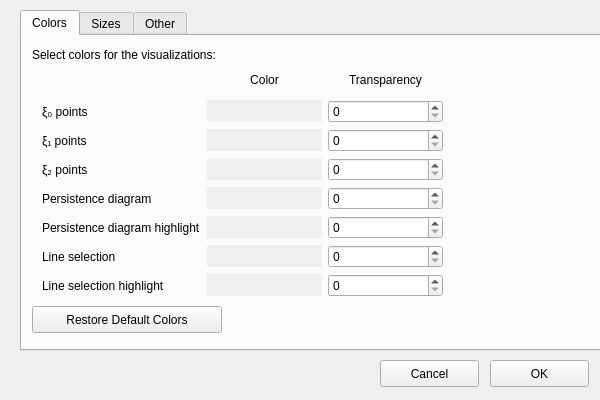
<?xml version="1.0" encoding="UTF-8"?>
<ui version="4.0">
 <class>ConfigureDialog</class>
 <widget class="QDialog" name="ConfigureDialog">
  <property name="geometry">
   <rect>
    <x>0</x>
    <y>0</y>
    <width>600</width>
    <height>400</height>
   </rect>
  </property>
  <property name="windowTitle">
   <string>Configure RIVET</string>
  </property>
  <widget class="QTabWidget" name="tabWidget">
   <property name="geometry">
    <rect>
     <x>20</x>
     <y>10</y>
     <width>581</width>
     <height>341</height>
    </rect>
   </property>
   <property name="currentIndex">
    <number>0</number>
   </property>
   <widget class="QWidget" name="colorsTab">
    <attribute name="title">
     <string>Colors</string>
    </attribute>
    <widget class="QLabel" name="label">
     <property name="geometry">
      <rect>
       <x>10</x>
       <y>10</y>
       <width>511</width>
       <height>17</height>
      </rect>
     </property>
     <property name="text">
      <string>Select colors for the visualizations:</string>
     </property>
    </widget>
    <widget class="QWidget" name="gridLayoutWidget">
     <property name="geometry">
      <rect>
       <x>20</x>
       <y>30</y>
       <width>401</width>
       <height>231</height>
      </rect>
     </property>
     <layout class="QGridLayout" name="gridLayout_2">
      <item row="1" column="2">
       <widget class="QPushButton" name="xi0colorButton">
        <property name="toolTip">
         <string>click to change color</string>
        </property>
        <property name="statusTip">
         <string/>
        </property>
        <property name="autoFillBackground">
         <bool>true</bool>
        </property>
        <property name="styleSheet">
         <string notr="true"/>
        </property>
        <property name="text">
         <string/>
        </property>
        <property name="flat">
         <bool>true</bool>
        </property>
       </widget>
      </item>
      <item row="2" column="1">
       <widget class="QLabel" name="xi1colorLabel">
        <property name="text">
         <string>ξ₁ points</string>
        </property>
       </widget>
      </item>
      <item row="1" column="1">
       <widget class="QLabel" name="xi0colorLabel">
        <property name="text">
         <string>ξ₀ points</string>
        </property>
       </widget>
      </item>
      <item row="5" column="1">
       <widget class="QLabel" name="persistenceHighlightColorLabel">
        <property name="text">
         <string>Persistence diagram highlight</string>
        </property>
       </widget>
      </item>
      <item row="6" column="1">
       <widget class="QLabel" name="lineColorLabel">
        <property name="text">
         <string>Line selection</string>
        </property>
       </widget>
      </item>
      <item row="4" column="1">
       <widget class="QLabel" name="persistenceColorLabel">
        <property name="text">
         <string>Persistence diagram</string>
        </property>
       </widget>
      </item>
      <item row="7" column="1">
       <widget class="QLabel" name="lineHighlightColorLabel">
        <property name="text">
         <string>Line selection highlight</string>
        </property>
       </widget>
      </item>
      <item row="2" column="2">
       <widget class="QPushButton" name="xi1colorButton">
        <property name="toolTip">
         <string>click to change color</string>
        </property>
        <property name="autoFillBackground">
         <bool>true</bool>
        </property>
        <property name="styleSheet">
         <string notr="true"/>
        </property>
        <property name="text">
         <string/>
        </property>
        <property name="flat">
         <bool>true</bool>
        </property>
       </widget>
      </item>
      <item row="4" column="2">
       <widget class="QPushButton" name="persistenceColorButton">
        <property name="toolTip">
         <string>click to change color</string>
        </property>
        <property name="autoFillBackground">
         <bool>true</bool>
        </property>
        <property name="styleSheet">
         <string notr="true"/>
        </property>
        <property name="text">
         <string/>
        </property>
        <property name="flat">
         <bool>true</bool>
        </property>
       </widget>
      </item>
      <item row="5" column="2">
       <widget class="QPushButton" name="persistenceHighlightColorButton">
        <property name="toolTip">
         <string>click to change color</string>
        </property>
        <property name="autoFillBackground">
         <bool>true</bool>
        </property>
        <property name="styleSheet">
         <string notr="true"/>
        </property>
        <property name="text">
         <string/>
        </property>
        <property name="flat">
         <bool>true</bool>
        </property>
       </widget>
      </item>
      <item row="6" column="2">
       <widget class="QPushButton" name="lineColorButton">
        <property name="toolTip">
         <string>click to change color</string>
        </property>
        <property name="autoFillBackground">
         <bool>true</bool>
        </property>
        <property name="styleSheet">
         <string notr="true"/>
        </property>
        <property name="text">
         <string/>
        </property>
        <property name="flat">
         <bool>true</bool>
        </property>
       </widget>
      </item>
      <item row="7" column="2">
       <widget class="QPushButton" name="lineHighlightColorButton">
        <property name="toolTip">
         <string>click to change color</string>
        </property>
        <property name="autoFillBackground">
         <bool>true</bool>
        </property>
        <property name="styleSheet">
         <string notr="true"/>
        </property>
        <property name="text">
         <string/>
        </property>
        <property name="flat">
         <bool>true</bool>
        </property>
       </widget>
      </item>
      <item row="1" column="3">
       <widget class="QSpinBox" name="xi0spinBox">
        <property name="sizePolicy">
         <sizepolicy hsizetype="Preferred" vsizetype="Preferred">
          <horstretch>0</horstretch>
          <verstretch>0</verstretch>
         </sizepolicy>
        </property>
        <property name="minimumSize">
         <size>
          <width>60</width>
          <height>0</height>
         </size>
        </property>
        <property name="toolTip">
         <string>0 is fully transparent, 255 is fully opaque</string>
        </property>
        <property name="maximum">
         <number>255</number>
        </property>
       </widget>
      </item>
      <item row="5" column="3">
       <widget class="QSpinBox" name="persistenceHighlightSpinBox">
        <property name="sizePolicy">
         <sizepolicy hsizetype="Preferred" vsizetype="Preferred">
          <horstretch>0</horstretch>
          <verstretch>0</verstretch>
         </sizepolicy>
        </property>
        <property name="minimumSize">
         <size>
          <width>60</width>
          <height>0</height>
         </size>
        </property>
        <property name="toolTip">
         <string>0 is fully transparent, 255 is fully opaque</string>
        </property>
        <property name="maximum">
         <number>255</number>
        </property>
       </widget>
      </item>
      <item row="6" column="3">
       <widget class="QSpinBox" name="lineSpinBox">
        <property name="sizePolicy">
         <sizepolicy hsizetype="Preferred" vsizetype="Preferred">
          <horstretch>0</horstretch>
          <verstretch>0</verstretch>
         </sizepolicy>
        </property>
        <property name="minimumSize">
         <size>
          <width>60</width>
          <height>0</height>
         </size>
        </property>
        <property name="toolTip">
         <string>0 is fully transparent, 255 is fully opaque</string>
        </property>
        <property name="maximum">
         <number>255</number>
        </property>
       </widget>
      </item>
      <item row="4" column="3">
       <widget class="QSpinBox" name="persistenceSpinBox">
        <property name="sizePolicy">
         <sizepolicy hsizetype="Preferred" vsizetype="Preferred">
          <horstretch>0</horstretch>
          <verstretch>0</verstretch>
         </sizepolicy>
        </property>
        <property name="minimumSize">
         <size>
          <width>60</width>
          <height>0</height>
         </size>
        </property>
        <property name="toolTip">
         <string>0 is fully transparent, 255 is fully opaque</string>
        </property>
        <property name="maximum">
         <number>255</number>
        </property>
       </widget>
      </item>
      <item row="2" column="3">
       <widget class="QSpinBox" name="xi1spinBox">
        <property name="sizePolicy">
         <sizepolicy hsizetype="Preferred" vsizetype="Preferred">
          <horstretch>0</horstretch>
          <verstretch>0</verstretch>
         </sizepolicy>
        </property>
        <property name="minimumSize">
         <size>
          <width>60</width>
          <height>0</height>
         </size>
        </property>
        <property name="toolTip">
         <string>0 is fully transparent, 255 is fully opaque</string>
        </property>
        <property name="maximum">
         <number>255</number>
        </property>
       </widget>
      </item>
      <item row="7" column="3">
       <widget class="QSpinBox" name="lineHighlightSpinBox">
        <property name="sizePolicy">
         <sizepolicy hsizetype="Preferred" vsizetype="Preferred">
          <horstretch>0</horstretch>
          <verstretch>0</verstretch>
         </sizepolicy>
        </property>
        <property name="minimumSize">
         <size>
          <width>60</width>
          <height>0</height>
         </size>
        </property>
        <property name="toolTip">
         <string>0 is fully transparent, 255 is fully opaque</string>
        </property>
        <property name="maximum">
         <number>255</number>
        </property>
       </widget>
      </item>
      <item row="0" column="2">
       <widget class="QLabel" name="colorLabel">
        <property name="text">
         <string>Color</string>
        </property>
        <property name="alignment">
         <set>Qt::AlignCenter</set>
        </property>
       </widget>
      </item>
      <item row="0" column="3">
       <widget class="QLabel" name="colorLabel_2">
        <property name="text">
         <string>Transparency</string>
        </property>
        <property name="alignment">
         <set>Qt::AlignCenter</set>
        </property>
       </widget>
      </item>
      <item row="3" column="1">
       <widget class="QLabel" name="xi2colorLabel">
        <property name="text">
         <string>ξ₂ points</string>
        </property>
       </widget>
      </item>
      <item row="3" column="2">
       <widget class="QPushButton" name="xi2colorButton">
        <property name="toolTip">
         <string>click to change color</string>
        </property>
        <property name="autoFillBackground">
         <bool>true</bool>
        </property>
        <property name="styleSheet">
         <string notr="true"/>
        </property>
        <property name="text">
         <string/>
        </property>
        <property name="flat">
         <bool>true</bool>
        </property>
       </widget>
      </item>
      <item row="3" column="3">
       <widget class="QSpinBox" name="xi2spinBox">
        <property name="sizePolicy">
         <sizepolicy hsizetype="Preferred" vsizetype="Preferred">
          <horstretch>0</horstretch>
          <verstretch>0</verstretch>
         </sizepolicy>
        </property>
        <property name="minimumSize">
         <size>
          <width>60</width>
          <height>0</height>
         </size>
        </property>
        <property name="toolTip">
         <string>0 is fully transparent, 255 is fully opaque</string>
        </property>
        <property name="maximum">
         <number>255</number>
        </property>
       </widget>
      </item>
     </layout>
    </widget>
    <widget class="QPushButton" name="defaultColorsButton">
     <property name="geometry">
      <rect>
       <x>10</x>
       <y>270</y>
       <width>190</width>
       <height>27</height>
      </rect>
     </property>
     <property name="text">
      <string>Restore Default Colors</string>
     </property>
    </widget>
   </widget>
   <widget class="QWidget" name="tab">
    <attribute name="title">
     <string>Sizes</string>
    </attribute>
    <widget class="QLabel" name="dotSizeLabel">
     <property name="geometry">
      <rect>
       <x>10</x>
       <y>10</y>
       <width>221</width>
       <height>17</height>
      </rect>
     </property>
     <property name="text">
      <string>Radius for unit dots, in pixels:</string>
     </property>
    </widget>
    <widget class="QLabel" name="bettiDotSizeLabel">
     <property name="geometry">
      <rect>
       <x>100</x>
       <y>45</y>
       <width>331</width>
       <height>17</height>
      </rect>
     </property>
     <property name="text">
      <string>support points of multigraded Betti numbers</string>
     </property>
    </widget>
    <widget class="QLabel" name="persistenceDotSizeLabel">
     <property name="geometry">
      <rect>
       <x>100</x>
       <y>75</y>
       <width>291</width>
       <height>17</height>
      </rect>
     </property>
     <property name="text">
      <string>persistence diagram dots</string>
     </property>
    </widget>
    <widget class="QSpinBox" name="bettiDotSpinBox">
     <property name="geometry">
      <rect>
       <x>30</x>
       <y>40</y>
       <width>61</width>
       <height>27</height>
      </rect>
     </property>
     <property name="minimum">
      <number>1</number>
     </property>
    </widget>
    <widget class="QSpinBox" name="persistenceDotSpinBox">
     <property name="geometry">
      <rect>
       <x>30</x>
       <y>70</y>
       <width>61</width>
       <height>27</height>
      </rect>
     </property>
     <property name="minimum">
      <number>1</number>
     </property>
    </widget>
    <widget class="QPushButton" name="defaultSizesButton">
     <property name="geometry">
      <rect>
       <x>10</x>
       <y>270</y>
       <width>190</width>
       <height>27</height>
      </rect>
     </property>
     <property name="text">
      <string>Restore Default Sizes</string>
     </property>
    </widget>
   </widget>
   <widget class="QWidget" name="tab_2">
    <attribute name="title">
     <string>Other</string>
    </attribute>
   </widget>
  </widget>
  <widget class="QPushButton" name="okButton">
   <property name="enabled">
    <bool>true</bool>
   </property>
   <property name="geometry">
    <rect>
     <x>490</x>
     <y>360</y>
     <width>99</width>
     <height>27</height>
    </rect>
   </property>
   <property name="text">
    <string>OK</string>
   </property>
  </widget>
  <widget class="QPushButton" name="cancelButton">
   <property name="geometry">
    <rect>
     <x>380</x>
     <y>360</y>
     <width>99</width>
     <height>27</height>
    </rect>
   </property>
   <property name="text">
    <string>Cancel</string>
   </property>
  </widget>
 </widget>
 <tabstops>
  <tabstop>tabWidget</tabstop>
  <tabstop>xi0colorButton</tabstop>
  <tabstop>xi0spinBox</tabstop>
  <tabstop>xi1colorButton</tabstop>
  <tabstop>xi1spinBox</tabstop>
  <tabstop>persistenceColorButton</tabstop>
  <tabstop>persistenceSpinBox</tabstop>
  <tabstop>persistenceHighlightColorButton</tabstop>
  <tabstop>persistenceHighlightSpinBox</tabstop>
  <tabstop>lineColorButton</tabstop>
  <tabstop>lineSpinBox</tabstop>
  <tabstop>lineHighlightColorButton</tabstop>
  <tabstop>lineHighlightSpinBox</tabstop>
  <tabstop>cancelButton</tabstop>
  <tabstop>okButton</tabstop>
 </tabstops>
 <resources/>
 <connections/>
</ui>
